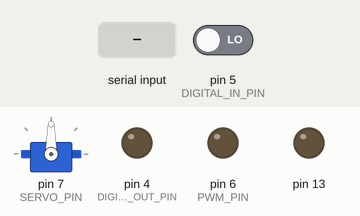
Bench run of a sketch on a simulated Arduino Uno, built with avr-gcc and run on an emulated ATmega328P. Parts: servo, output pins drawn as LEDs (lit = HIGH). The inputs (shaded band) are chosen by the test bench; at power-on: pin 5 (DIGITAL_IN_PIN) LOW.

Above: at 1.2 s.
1.3 s: byte 2 (0x02) received over Serial
At 1.7 s:
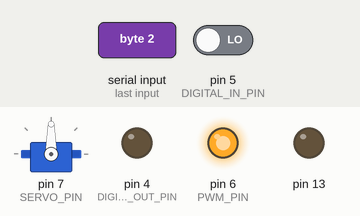
2.8 s: byte 3 (0x03) received over Serial
At 4.1 s:
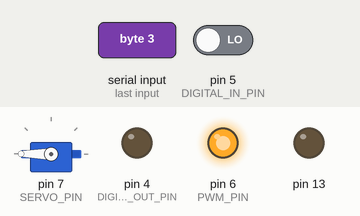
Timing chart, 0 to 5.8 s (numbered marks = the images above; inputs shaded):
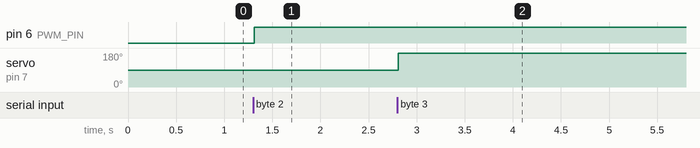

Measured:
- after the input at 1.3 s, pin 6 (PWM_PIN): LOW → HIGH at once
- after the input at 2.8 s, servo on pin 7 (SERVO_PIN): 90° → 180° at once

The sketch:

SimpleControls_BLEMini.ino
```cpp
#include <Servo.h>

/*

      Don't leave Digital-In pin floating
      e.g. Connect it to a button

*/

#define DIGITAL_OUT_PIN    4
#define DIGITAL_IN_PIN     5
#define PWM_PIN            6
#define SERVO_PIN          7
#define ANALOG_IN_PIN      A5

Servo myservo;

unsigned long currentMillis;        // store the current value from millis()
unsigned long previousMillis;       // for comparison with currentMillis
int samplingInterval = 250;          // how often to run the main loop (in ms)

void setup()
{
  pinMode(DIGITAL_OUT_PIN, OUTPUT);
  pinMode(DIGITAL_IN_PIN, INPUT);

  myservo.attach(SERVO_PIN);

  //BLE Mini is connected to pin 0 and 1.
  Serial.begin(57600);

  pinMode(13, OUTPUT);
  digitalWrite(13, LOW);
}

void loop()
{
  static boolean analog_enabled = false;
  static byte old_state = LOW;

  // If data is ready
  while (Serial.available())
  {
    delay(10);

    // read out command and data
    byte data0 = Serial.read();
    byte data1 = Serial.read();
    byte data2 = Serial.read();

    if (data0 == 0x01)  // Command is to control digital out pin
    {
      if (data1 == 0x01)
        digitalWrite(DIGITAL_OUT_PIN, HIGH);
      else
        digitalWrite(DIGITAL_OUT_PIN, LOW);
    }
    else if ((data0) == 0xA0) // Command is to enable analog in reading
    {
      if (data1 == 0x01)
        analog_enabled = true;
      else
        analog_enabled = false;
    }
    else if (data0 == 0x02) // Command is to control PWM pin
    {
      analogWrite(PWM_PIN, data1);
    }
    else if (data0 == 0x03)  // Command is to control Servo pin
    {
      myservo.write(data1);
    }
  }

  if (analog_enabled)  // if analog reading enabled
  {
    currentMillis = millis();
    if (currentMillis - previousMillis > samplingInterval)
    {
      previousMillis += samplingInterval;

      // Read and send out
      uint16_t value = analogRead(ANALOG_IN_PIN);
      Serial.write((byte) 0x0B);
      Serial.write((byte) (value >> 8));
      Serial.write((byte) (value & 0x00FF));
    }
  }

  // If digital in changes, report the state
  if (digitalRead(DIGITAL_IN_PIN) != old_state)
  {
    old_state = digitalRead(DIGITAL_IN_PIN);

    if (digitalRead(DIGITAL_IN_PIN) == HIGH)
    {
      Serial.write((byte)0x0A);
      Serial.write((byte)0x01);
      Serial.write((byte)0x00);
    }
    else
    {
      Serial.write((byte)0x0A);
      Serial.write((byte)0x00);
      Serial.write((byte)0x00);
    }
  }
}
```
